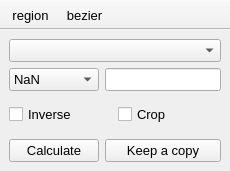
<?xml version="1.0" encoding="UTF-8"?>
<ui version="4.0">
 <class>RegionPath</class>
 <widget class="QMainWindow" name="RegionPath">
  <property name="geometry">
   <rect>
    <x>0</x>
    <y>0</y>
    <width>230</width>
    <height>171</height>
   </rect>
  </property>
  <property name="font">
   <font>
    <pointsize>10</pointsize>
   </font>
  </property>
  <property name="windowTitle">
   <string>Region path</string>
  </property>
  <property name="unifiedTitleAndToolBarOnMac">
   <bool>true</bool>
  </property>
  <widget class="QWidget" name="centralwidget">
   <layout class="QGridLayout" name="gridLayout" columnstretch="1,0">
    <item row="6" column="1">
     <widget class="QPushButton" name="duplicate">
      <property name="font">
       <font>
        <pointsize>10</pointsize>
       </font>
      </property>
      <property name="text">
       <string>Keep a copy</string>
      </property>
     </widget>
    </item>
    <item row="0" column="0" colspan="2">
     <widget class="QComboBox" name="image">
      <property name="font">
       <font>
        <pointsize>10</pointsize>
       </font>
      </property>
      <property name="neutrinoImage" stdset="0">
       <bool>true</bool>
      </property>
     </widget>
    </item>
    <item row="3" column="1">
     <widget class="QLineEdit" name="replace">
      <property name="NeutrinoSave" stdset="0">
       <bool>true</bool>
      </property>
     </widget>
    </item>
    <item row="3" column="0">
     <widget class="QComboBox" name="defaultValue">
      <property name="neutrinoSave" stdset="0">
       <bool>true</bool>
      </property>
      <item>
       <property name="text">
        <string>NaN</string>
       </property>
      </item>
      <item>
       <property name="text">
        <string>Min</string>
       </property>
      </item>
      <item>
       <property name="text">
        <string>Max</string>
       </property>
      </item>
      <item>
       <property name="text">
        <string>Mean</string>
       </property>
      </item>
      <item>
       <property name="text">
        <string>Zero</string>
       </property>
      </item>
      <item>
       <property name="text">
        <string>Value &gt;&gt;&gt;</string>
       </property>
      </item>
     </widget>
    </item>
    <item row="6" column="0">
     <widget class="QPushButton" name="doIt">
      <property name="font">
       <font>
        <pointsize>10</pointsize>
       </font>
      </property>
      <property name="text">
       <string>Calculate</string>
      </property>
     </widget>
    </item>
    <item row="4" column="0" colspan="2">
     <widget class="QWidget" name="widget" native="true">
      <layout class="QHBoxLayout" name="horizontalLayout" stretch="1,1">
       <property name="leftMargin">
        <number>0</number>
       </property>
       <property name="topMargin">
        <number>0</number>
       </property>
       <property name="rightMargin">
        <number>0</number>
       </property>
       <property name="bottomMargin">
        <number>0</number>
       </property>
       <item>
        <widget class="QCheckBox" name="inverse">
         <property name="font">
          <font>
           <pointsize>10</pointsize>
          </font>
         </property>
         <property name="text">
          <string>Inverse</string>
         </property>
         <property name="neutrinoSave" stdset="0">
          <bool>true</bool>
         </property>
        </widget>
       </item>
       <item>
        <widget class="QCheckBox" name="crop">
         <property name="font">
          <font>
           <pointsize>10</pointsize>
          </font>
         </property>
         <property name="text">
          <string>Crop</string>
         </property>
         <property name="neutrinoSave" stdset="0">
          <bool>true</bool>
         </property>
        </widget>
       </item>
      </layout>
     </widget>
    </item>
   </layout>
  </widget>
  <widget class="QToolBar" name="toolBar">
   <property name="windowTitle">
    <string>toolBar</string>
   </property>
   <property name="movable">
    <bool>false</bool>
   </property>
   <property name="iconSize">
    <size>
     <width>20</width>
     <height>20</height>
    </size>
   </property>
   <property name="floatable">
    <bool>false</bool>
   </property>
   <attribute name="toolBarArea">
    <enum>TopToolBarArea</enum>
   </attribute>
   <attribute name="toolBarBreak">
    <bool>false</bool>
   </attribute>
   <addaction name="actionRegion"/>
   <addaction name="actionBezier"/>
  </widget>
  <action name="actionBezier">
   <property name="icon">
    <iconset>
     <normaloff>:icons//bezier.png</normaloff>:icons//bezier.png</iconset>
   </property>
   <property name="text">
    <string>bezier</string>
   </property>
   <property name="toolTip">
    <string>Switch Bezier</string>
   </property>
  </action>
  <action name="actionRegion">
   <property name="icon">
    <iconset resource="../../../build-neutrinoMaster-Brew-Default/src/qrc/icons.qrc">
     <normaloff>:/icons/region.png</normaloff>:/icons/region.png</iconset>
   </property>
   <property name="text">
    <string>region</string>
   </property>
   <property name="toolTip">
    <string>Show region window</string>
   </property>
  </action>
 </widget>
 <tabstops>
  <tabstop>image</tabstop>
 </tabstops>
 <resources>
  <include location="../../../build-neutrinoMaster-Brew-Default/src/qrc/icons.qrc"/>
 </resources>
 <connections/>
</ui>
